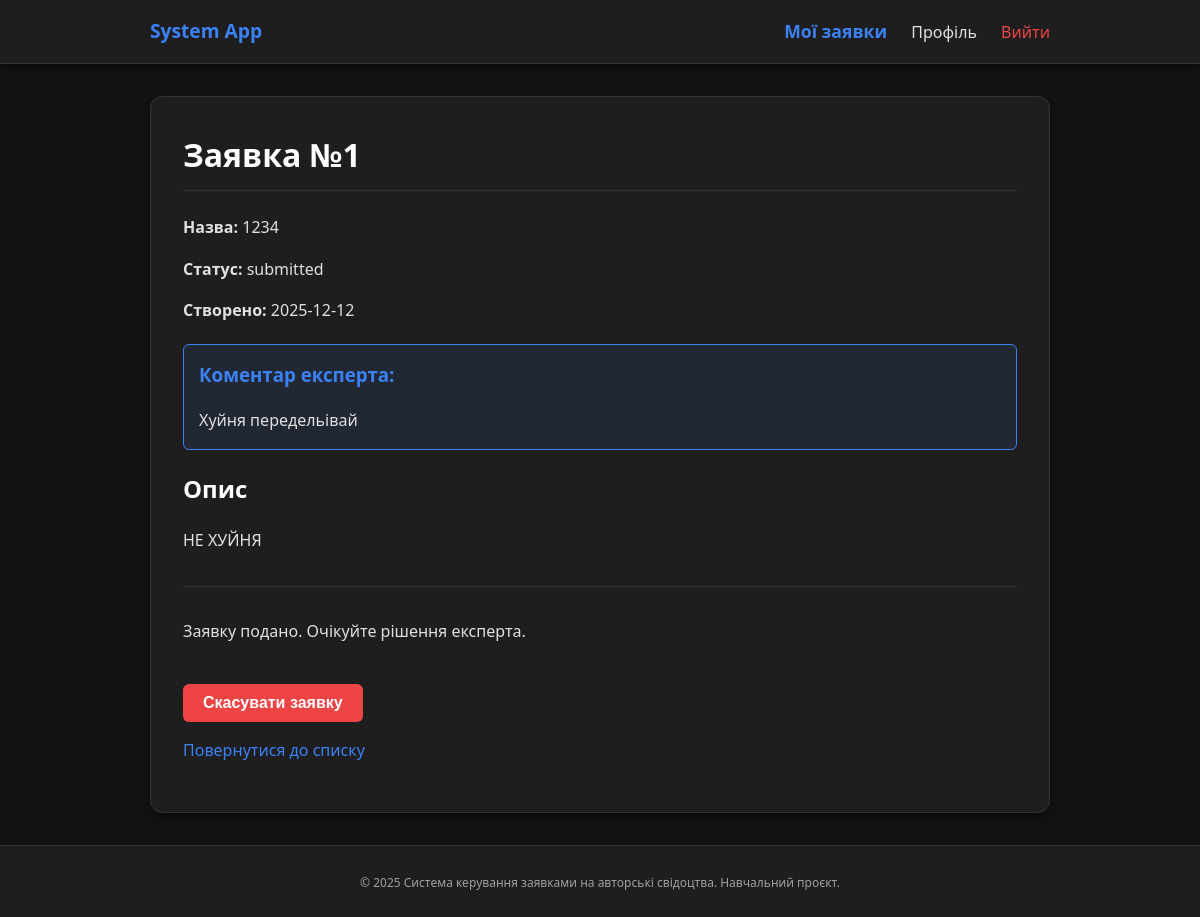
Page /applications/1 (signed in) on the committed database.
### models.py (models this page shows)
class Application(db.Model):
    id = db.Column(db.Integer, primary_key=True)
    title = db.Column(db.String(255), nullable=False)
    short_description = db.Column(db.Text, nullable=False)
    status = db.Column(db.String(50), nullable=False, default="draft")
    expert_comment = db.Column(db.Text, nullable=True)
    created_at = db.Column(db.DateTime, default=datetime.utcnow)
    updated_at = db.Column(
        db.DateTime, default=datetime.utcnow, onupdate=datetime.utcnow
    )
    owner_id = db.Column(db.Integer, db.ForeignKey("user.id"), nullable=False)
    owner = db.relationship("User", backref="applications")

### application_routes.py (the view)
    @app.route("/applications/<int:application_id>")
    @login_required
    def view_application(application_id):
        app_obj = Application.query.get_or_404(application_id)
        if app_obj.owner_id != g.user.id:
            flash("Ви не маєте доступу до цієї заявки.", "danger")
            return redirect(url_for("my_applications"))
        return render_template("application_detail.html", application=app_obj)

### app.py (called while the page is built)
@app.before_request
def load_logged_in_user():
    g.user = get_current_user()

### helpers.py (called while the page is built)
def get_current_user():
    user_id = session.get("user_id")
    if not user_id:
        return None
    return User.query.get(user_id)

def login_required(view_func):
    @wraps(view_func)
    def wrapped_view(**kwargs):
        if g.user is None:
            flash("Будь ласка, увійдіть у систему.", "warning")
            return redirect(url_for("login", next=request.path))
        return view_func(**kwargs)
    return wrapped_view

### templates/application_detail.html (shortened to what this page needs)
{% extends "base.html" %}
{% block content %}
<h1>Заявка №{{ application.id }}</h1>
<div style="margin-bottom: 20px;">
    <p><strong>Назва:</strong> {{ application.title }}</p>
    <p>
        <strong>Статус:</strong>
        {% if application.status == 'approved' %}
            <span style="color: #10b981; font-weight: bold;">Схвалено</span>
        {% elif application.status == 'rejected' %}
            <span style="color: #ef4444; font-weight: bold;">Відхилено</span>
        {% elif application.status == 'needs_changes' %}
            <span style="color: #f59e0b; font-weight: bold;">Потребує змін</span>
        {% else %}
            {{ application.status }}
        {% endif %}
    </p>
    <p><strong>Створено:</strong> {{ application.created_at.strftime('%Y-%m-%d') }}</p>
</div>
{% if application.expert_comment %}
    <div style="background: rgba(59, 130, 246, 0.1); border: 1px solid var(--primary); padding: 15px; border-radius: 6px; margin-bottom: 20px;">
        <h3 style="color: var(--primary); margin-top: 0;">Коментар експерта:</h3>
        <p style="white-space: pre-wrap; margin-bottom: 0;">{{ application.expert_comment }}</p>
    </div>
{% endif %}
<h2>Опис</h2>
<p style="white-space: pre-wrap;">{{ application.short_description }}</p>
<hr>
{% if g.user.id == application.owner_id %}
    {% if application.status in ("draft", "needs_changes") %}
        <p>
            <a href="{{ url_for('edit_application', application_id=application.id) }}">Редагувати</a>
        </p>
        <form action="{{ url_for('submit_application', application_id=application.id) }}" method="post">
            <button type="submit">Подати на розгляд</button>
        </form>
    {% elif application.status == "submitted" %}
        <p>Заявку подано. Очікуйте рішення експерта.</p>
        <form action="{{ url_for('cancel_application', application_id=application.id) }}" method="post">
            <button type="submit" style="background:#b91c1c;">Скасувати заявку</button>
        </form>
    {% elif application.status == "approved" %}
        <p style="color: var(--text-muted);">Вітаємо! Вашу заявку схвалено.</p>
    {% endif %}
{% endif %}
<p>
    <a href="{{ url_for('my_applications') }}">Повернутися до списку</a>
</p>
{% endblock %}

### static/style.css (style rules this page uses)
:root { --bg-body: #121212; --bg-card: #1e1e1e; --bg-input: #2d2d2d; --text-main: #e0e0e0; --text-muted: #a0a0a0; --primary: #3b82f6; --primary-hover: #2563eb; --danger: #ef4444; --danger-hover: #dc2626; --border: #333333; --shadow: 0 4px 6px -1px rgba(0, 0, 0, 0.5); }
* { box-sizing: border-box; }
body { font-family: 'Segoe UI', system-ui, sans-serif; margin: 0; background: var(--bg-body); color: var(--text-main); display: flex; flex-direction: column; min-height: 100vh; line-height: 1.6; }
h1, h2, h3 { color: #fff; margin-top: 0; }
h1 { margin-bottom: 1.5rem; border-bottom: 1px solid var(--border); padding-bottom: 10px; }
a { color: var(--primary); text-decoration: none; }
hr { border: 0; border-top: 1px solid var(--border); margin: 2rem 0; }
form { margin-top: 1rem; }
button { margin-top: 1.5rem; padding: 10px 20px; border-radius: 6px; border: none; background: var(--primary); color: #fff; font-size: 1rem; font-weight: 600; cursor: pointer; transition: background 0.2s; display: inline-block; }
button[style*="b91c1c"] { background: var(--danger) !important; }

### rows in the picture
Application: id "1", title "1234", status "submitted", created_at "2025-12-12", expert_comment "Хуйня передельівай", short_description "НЕ ХУЙНЯ"
